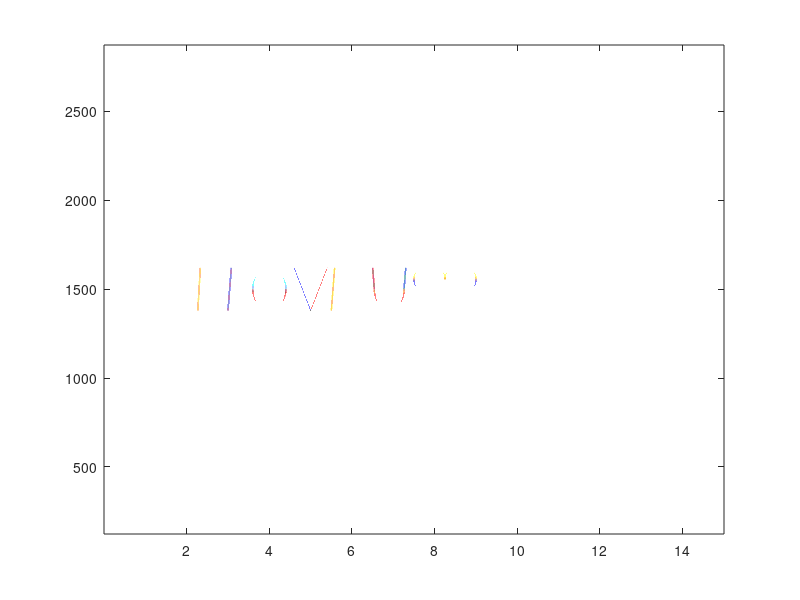

The MATLAB source for this figure:

fs = 48000;
ts = 1/fs;
ar = 240;
sp = fs/ar;
T = 15;

arc = @(t, r) r * sin(acos(((ts:ts:t)/t-0.5)*2)) * ar;
ellipse = @(t, d) [1; -1] * arc(t, d/2);
linD = @(deg, t) (ts:ts:t) * ar * tan(pi/180 * deg);
linP = @(y1, y2, t) (y1 + (ts:ts:t) * (y2-y1)/t) * ar;
fit = @(s, T, f) [nan(size(f, 1), round(s/ts)), f, nan(size(f, 1), round((T - s)/ts) - size(f, 2))];
angle = @(f, deg) f + (1:length(f)) * pi/180 / sp * deg;

I = @(t, H) [[1; -1] * H/2 * ar + linD(0, t); fit(t/2-t/20, t, linP(-H/2, H/2, t/10))];
O = @(t, H) ellipse(t, H);
V = @(t, H) [fit(0, t, linP(H/2, -H/2, t/2)); fit(t/2, t, linP(-H/2, H/2, t/2))];
L = @(t, H) [fit(0, t, linP(-H/2, H/2, t/10)); - H/2 * ar + linD(0, t)];
E = @(t, H) [fit(0, t, linP(-H/2, H/2, t/10)); [1; 0; -1] * H/2 * ar + linD(0, t)];
U = @(t, H) [fit(0, t, linP(H/2, 0, t/20)); fit(t-t/20, t, linP(0, H/2, t/20)); fit(t/20, t, -arc(t-t/10, H/2))];
Heart = @(t) (t/7 + [sqrt(1 - (abs((-1:(ts*2/t):1)*2) - 1).^2)/2; .6 * (acos(2*.7 - 1 - abs((-1:(ts*2/t):1)*2)*.7) - pi)]) * t/0.009;

A = @(t, H) [fit(0, t, linP(-H/2, H/2, t/2)); fit(t/2, t, linP(H/2, -H/2, t/2)); fit(t/4, t, linD(0, t/2))];
C = @(t, H) [1; -1] * H/2 * sin(acos(((ts:ts:t/1.2)/t-0.5)*2)) * ar;
D = @(t, H) [fit(0, t, linP(-H/2, H/2, t/10)); fit(0, t, [1; -1] * H/2 * sin(acos(0.5-((ts:ts:t/1.334)/t)*2)) * ar)];
F = @(t, H) [fit(0, t, linP(-H/2, H/2, t/10)); [1; 0] * H/2 * ar + linD(0, t)];
H = @(t, H) [fit(0, t, linP(-H/2, H/2, t/10)); linD(0, t); fit(t-t/10, t, linP(-H/2, H/2, t/10))];
% K

TEST = H;

FIT = @(s, f) fit(s, T, f);

f = 1500 + [...
%     300 + FIT(4, ellipse(1, 1))
%     300 + FIT(4, Heart(1))
    fit(2.0, T, I(.6, 1))
    fit(3.0, T, L(.8, 1))
    fit(3.6, T, O(.8, 1))
    fit(4.6, T, V(.8, 1))
    fit(5.5, T, E(.8, 1))
    fit(6.5, T, U(.8, 1))
    20 + fit(7.5, T, Heart(1.5))
%     200 + fit(9, T, linD(0, 5))
%     fit(10, T, C(1, 1))
%     fit(11, T, D(1, 1))
%     fit(12, T, TEST(1, 1))
    ];

% f = angle(f, 45);

% Simulate
figure(1)
plot(ts:ts:T, f', 'linewidth', 1); axis equal
set(gca, 'DataAspectRatio', [ts*fs*.0043 1 1])


%%
fade_win = 0.02;

f(isnan(f)) = 0;
y = 0;
fad = round(fade_win/ts);
z = hann(2*fad)'; z = z(1:fad);
fade = @(y) y .* [z ones(1, length(y) - 2*fad) fliplr(z)];

for k = 1:size(f, 1)
    new_y = sin(2*pi*cumsum(f(k,:)*ts));
    s = find(f(k,:) > 0, 1, 'first');
    e = find(f(k,:) > 0, 1, 'last');
    y = y + [zeros(1, s-1) fade(new_y(s:e)) zeros(1, T/ts-e+1)];
end

soundsc(y, fs)

% pause(2)
% clear sound

